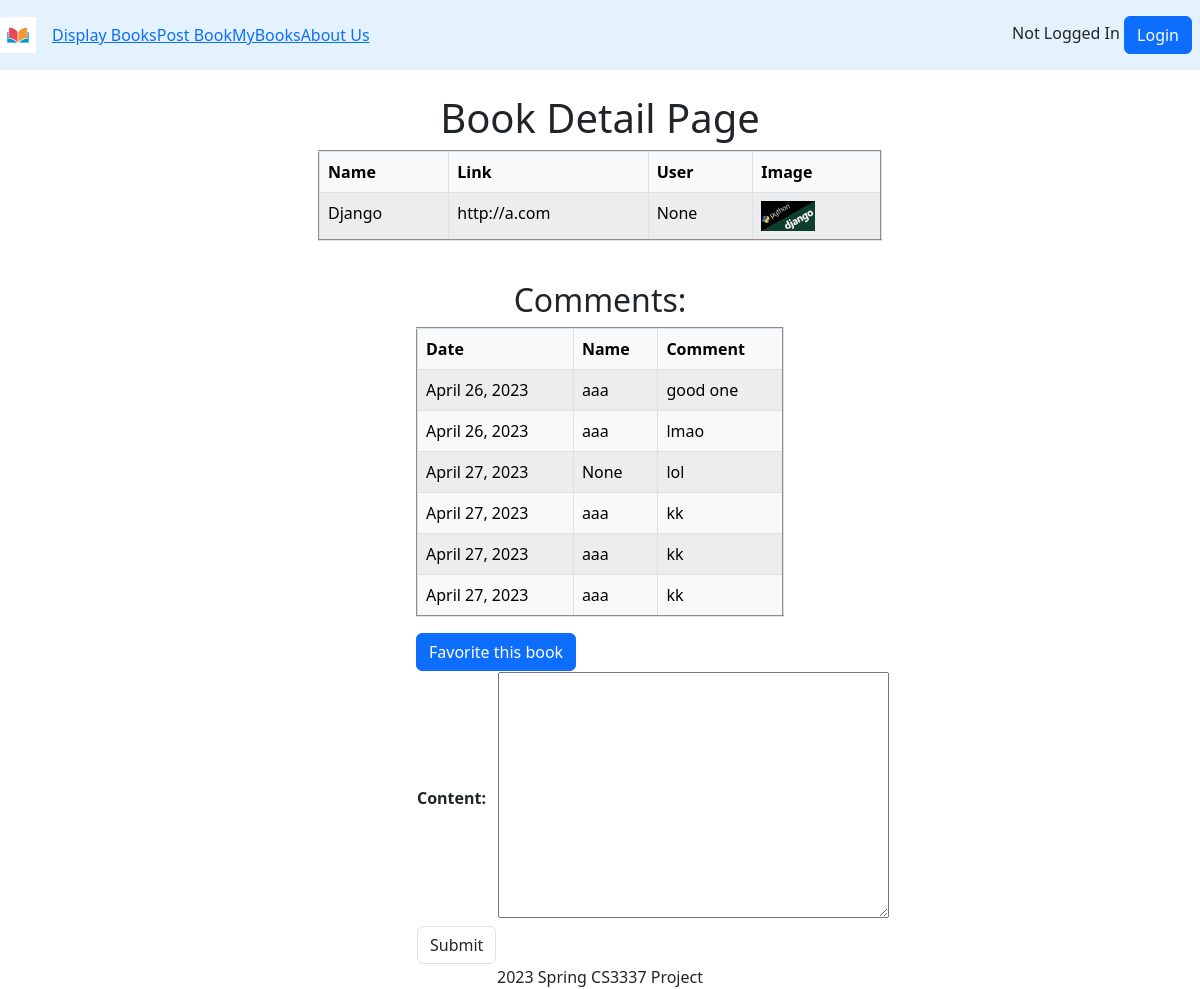
Page /book_detail/1 on the committed database.
### bookMng/models.py (models this page shows, shortened)
class MainMenu(models.Model):
    item = models.CharField(max_length=200, unique=True)
    link = models.CharField(max_length=500, unique=True)

class Book(models.Model):
    name = models.CharField(max_length=200)
    web = models.URLField(max_length=200)
    price = models.DecimalField(decimal_places=2, max_digits=8)
    publishdate = models.DateField(auto_now=True)
    picture = models.FileField(upload_to='bookEx/static/uploads')
    pic_path = models.CharField(max_length=300, editable=False, blank=True)
    username = models.ForeignKey(User, blank=True, null=True, on_delete=models.CASCADE)
    favorites = models.ManyToManyField(User, related_name='favorite', default=None, blank=True)

class Comment(models.Model):
    content = models.TextField(max_length=300)
    book_origin = models.ForeignKey(Book, on_delete=models.CASCADE)
    username = models.ForeignKey(User, blank=True, null=True, on_delete=models.CASCADE)
    publishdate = models.DateField(auto_now=True)

### bookMng/views.py (the view)
# urls.py: path('book_detail/<int:book_id>', views.book_detail, name='book_detail'),
def book_detail(request, book_id):
    book = Book.objects.get(id=book_id)
    book.pic_path = book.picture.url[14:]
    comments = Comment.objects.filter(book_origin=book)
    if request.method == 'POST':
        form = CommentForm(request.POST, request.FILES)
        if form.is_valid():
            comment = form.save(commit=False)
            try:
                comment.username = request.user
            except Exception:
                pass
            comment.book_origin = book
            comment.save()
    else:
        form = CommentForm()
    return render(request,
                  'bookMng/book_detail.html',
                  {
                      'item_list': MainMenu.objects.all(),
                      'book': book,
                      'form': form,
                      'comments': comments,
                  }
                  )

### bookMng/forms.py
class CommentForm(ModelForm):
    class Meta:
        model = Comment
        fields = [
            'content',
        ]

### bookEx/templates/bookMng/book_detail.html (shortened to what this page needs)
{% extends "base.html" %}
{% load static %}
{% block sidenav %}
    {% for item in item_list %}
      <li>
          <a href="{{ item.link }}"> {{ item.item }} </a>
      </li>
    {% endfor %}
{% endblock sidenav %}
{% block content %}
    <h1 align="center"> Book Detail Page </h1>
    <div class="container col-lg-6 col-md-6">
         <table class = "table table-bordered table-light table-striped" align="center" border="2" width="400">
             <thead class="thead thead-dark">
                <tr>
                  <th scope="col">Name</th>
                  <th scope="col">Link</th>
                  <th scope="col">User</th>
                  <th scope="col">Image</th>
                </tr>
             </thead>
              <tr>
                  <td>
                     {{ book.name }}
                  </td>
                  <td>
                     {{ book.web }}
                  </td>
                  <td>
                     {{ book.username }}
                  </td>
                  <td>
                     <img src="{% static book.pic_path %}" height="30"/>
                  </td>
              </tr>
         </table>
    </div>
    <br>
    <div class ="container col-lg-6 col-md-6" align ="center">
        <h2>Comments:</h2>
    </div>
    <div class="container col-lg-4 col-md-4">
        <table class = "table table-bordered table-light table-striped" align="center" border="2" width="400">
            <thead>
                <tr>
                  <th scope="col">Date</th>
                  <th scope="col">Name</th>
                  <th scope="col">Comment</th>
                </tr>
            </thead>
            {% if comments %}
            {% for comment in comments %}
              <tr>
                  <td>
                     {{ comment.publishdate }}
                  </td>
                  <td>
                      {{ comment.username }}
                  </td>
                  <td>
                     {{ comment.content }}
                  </td>
              </tr>
            {% endfor %}
            {% else %}
                <tr>
                  <td>
                      There are no comments.
                  </td>
                </tr>
            {% endif %}
        </table>
    </div>
    <div class="container col-lg-4 col-md-4">
        <a href="{% url 'favorite' book.id %}" class="btn btn-primary">Favorite this book</a>
    </div>
    <div class="container col-lg-4 col-md-4">
        <form action="" enctype="multipart/form-data" method="post">
          <table align="center">
              <div class ="mr-5">
                  {{ form.as_table }}
              </div>
              <tr>
                  <td>
                      <input class="form-control" type="submit" value="Submit">
                  </td>
              </tr>
          </table>
        </form>
    </div>
{% endblock content %}

### rows in the picture
MainMenu: item "Display Books"
MainMenu: item "Post Book"
MainMenu: item "MyBooks"
MainMenu: item "About Us"
Book: name "Django", web "http://a.com", username "None"
Comment: publishdate "April 26, 2023", username "aaa", content "good one"
Comment: publishdate "April 26, 2023", username "aaa", content "lmao"
Comment: publishdate "April 27, 2023", username "None", content "lol"
Comment: publishdate "April 27, 2023", username "aaa", content "kk"
Comment: publishdate "April 27, 2023", username "aaa", content "kk"
Comment: publishdate "April 27, 2023", username "aaa", content "kk"
